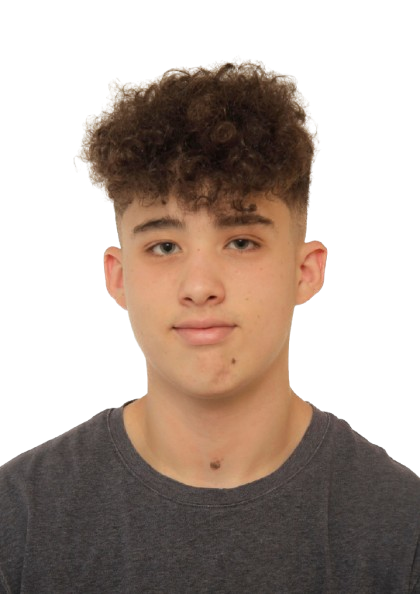
#> input picture assets/source-photo.png, 420 x 594 px; its folder holds 5 pictures in this run
$ python make_ascii_svg.py
#> lines starting #> are read from the running program, lines starting #| are printed output that depends on the picture; after the words box and inside, x2 and y2 are one past the last pixel; in counts of white or black regions, pixels touching at a corner belong together
#!/usr/bin/env python3
"""Convierte assets/source-photo.png en ascii-portrait.svg: un retrato ASCII
monocromo que se imprime fila a fila.

El movimiento vive entero dentro del SVG (SMIL), porque GitHub renderiza los SVG
del README via <img>: no ejecuta JS y bloquea el CSS externo.

La foto ya viene sin fondo, asi que no hace falta rembg. Lo que si hace falta es
CLAHE: una cara con luz plana y ecualizacion global se convierte en un borron sin
rasgos — medido en este mismo retrato antes de meter OpenCV.

Solo se ejecuta a mano, cuando cambia la foto. El cron diario no lo llama, asi que
cv2 y numpy no son dependencias del workflow.

    python scripts/make_ascii_svg.py
"""
from pathlib import Path
from xml.sax.saxutils import escape

import cv2
import numpy as np
from PIL import Image, ImageFilter

ROOT = Path(__file__).resolve().parent.parent
SOURCE = ROOT / "assets" / "source-photo.png"
OUTPUT = ROOT / "ascii-portrait.svg"

COLS = 100
CROP_KEEP = 0.66          # recorte vertical: cabeza y hombros (el torso satura a negro)
CLAHE_CLIP, CLAHE_TILE = 4.0, 12
RAMP = " .`:-=+*csS#%@"   # claro (disperso) -> oscuro (denso)
WHITE_CUT = 232           # por encima de esto, espacio: limpia el fondo

CHAR_W, LINE_H, FONT_SIZE = 8, 15, 13
PAD_X, PAD_TOP = 26, 58
ROW_DUR, ROW_STAGGER = 0.34, 0.075

INK = "#C9D1D9"
CURSOR = "#58A6FF"
FONT = "'JetBrains Mono','SFMono-Regular',ui-monospace,Menlo,Consolas,monospace"


def to_rows(path: Path) -> list[str]:
    """Foto -> lista de filas de caracteres."""
    im = Image.open(path).convert("RGBA")
    box = im.split()[-1].getbbox()
    im = im.crop((box[0], box[1], box[2], box[1] + int((box[3] - box[1]) * CROP_KEEP)))

    inner = im.split()[-1].getbbox()          # el sujeto ya sin torso: reencuadra
    im = im.crop(inner)
    alpha = im.split()[-1]
    mask = alpha.point(lambda v: 255 if v > 140 else 0)

    flat = Image.new("RGB", im.size, (255, 255, 255))
    flat.paste(im, mask=alpha)

    clahe = cv2.createCLAHE(clipLimit=CLAHE_CLIP, tileGridSize=(CLAHE_TILE, CLAHE_TILE))
    grey = Image.fromarray(clahe.apply(np.array(flat.convert("L"))))
    grey = grey.filter(ImageFilter.UnsharpMask(radius=3, percent=140, threshold=2))

    canvas = Image.new("L", grey.size, 255)
    canvas.paste(grey, mask=mask)

    rows = max(1, round(canvas.height / canvas.width * COLS * 0.5))
    small = canvas.resize((COLS, rows), Image.LANCZOS)
    px, top = small.load(), len(RAMP) - 1

    out = []
    for y in range(rows):
        line = "".join(
            " " if px[x, y] >= WHITE_CUT else RAMP[top - round(px[x, y] / 255 * top)]
            for x in range(COLS)
        )
        out.append(line.rstrip())
    while out and not out[0].strip():
        out.pop(0)
    while out and not out[-1].strip():
        out.pop()
    left = min((len(r) - len(r.lstrip()) for r in out if r.strip()), default=0)
    return [r[left:].rstrip() for r in out]


def build_svg(rows: list[str]) -> str:
    grid = max((len(r) for r in rows), default=COLS)
    text_w = grid * CHAR_W
    width = text_w + PAD_X * 2
    height = PAD_TOP + len(rows) * LINE_H + 26

    clips, glyphs, cursors = [], [], []
    for i, row in enumerate(rows):
        y = PAD_TOP + i * LINE_H
        begin = round(i * ROW_STAGGER, 3)
        span = max(1, len(row)) * CHAR_W

        clips.append(
            f'<clipPath id="r{i}"><rect x="{PAD_X}" y="{y - FONT_SIZE}" width="0" height="{LINE_H}">'
            f'<animate attributeName="width" from="0" to="{span}" begin="{begin}s" '
            f'dur="{ROW_DUR}s" fill="freeze"/></rect></clipPath>'
        )
        glyphs.append(
            f'<text x="{PAD_X}" y="{y}" clip-path="url(#r{i})" xml:space="preserve" '
            f'textLength="{len(row) * CHAR_W}" lengthAdjust="spacing">{escape(row)}</text>'
        )
        # bloque que cabalga el borde del barrido y se apaga al terminar la fila
        cursors.append(
            f'<rect x="{PAD_X}" y="{y - FONT_SIZE + 2}" width="{CHAR_W}" height="{FONT_SIZE}" '
            f'fill="{CURSOR}" opacity="0">'
            f'<set attributeName="opacity" to="0.85" begin="{begin}s"/>'
            f'<animate attributeName="x" from="{PAD_X}" to="{PAD_X + span}" begin="{begin}s" '
            f'dur="{ROW_DUR}s" fill="freeze"/>'
            f'<set attributeName="opacity" to="0" begin="{round(begin + ROW_DUR, 3)}s"/></rect>'
        )

    nl = "\n    "
    return f"""<?xml version="1.0" encoding="UTF-8"?>
<svg xmlns="http://www.w3.org/2000/svg" width="{width}" height="{height}"
     viewBox="0 0 {width} {height}" role="img" font-family="{FONT}">
  <title>Alex Mico Robles</title>
  <desc>ASCII portrait printed row by row.</desc>
  <defs>
    <linearGradient id="edge" x1="0" y1="0" x2="{width}" y2="0" gradientUnits="userSpaceOnUse">
      <stop offset="0" stop-color="#1F6FEB"/><stop offset="0.55" stop-color="#58A6FF"/><stop offset="1" stop-color="#8957E5"/>
    </linearGradient>
    {nl.join(clips)}
  </defs>

  <rect x="1" y="1" width="{width - 2}" height="{height - 2}" rx="12" fill="#0D1117" stroke="#30363D" stroke-width="1.5"/>
  <rect x="1" y="1" width="{width - 2}" height="4" rx="2" fill="url(#edge)"/>
  <circle cx="30" cy="32" r="5" fill="#FF5F56"/><circle cx="48" cy="32" r="5" fill="#FFBD2E"/><circle cx="66" cy="32" r="5" fill="#27C93F"/>
  <text x="{width - 26}" y="36" fill="#6E7681" font-size="11.5" text-anchor="end">portrait.sh</text>
  <line x1="20" y1="46" x2="{width - 20}" y2="46" stroke="#21262D" stroke-width="1"/>

  <g fill="{INK}" font-size="{FONT_SIZE}">
    {nl.join(glyphs)}
  </g>
  <g>
    {nl.join(cursors)}
  </g>
</svg>
"""


def main() -> None:
    rows = to_rows(SOURCE)
#> in to_rows, im is the input picture: PIL image 420x594 RGBA; mean R, G, B, A 64.3, 50, 41.1, 137.8
#> in to_rows, `box = im.split()[-1].getbbox()`: box = (0, 54, 420, 594)
#> in to_rows, `im = im.crop((box[0], box[1], box[2], box[1] + int((box[3] - box[1]) *..`:
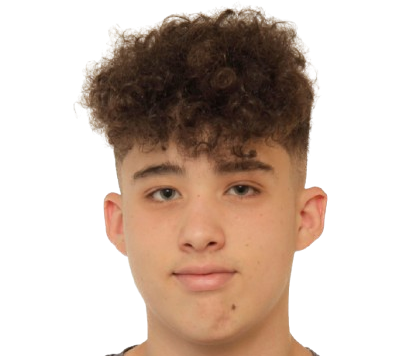
#> im: PIL image 420x356 RGBA; mean R, G, B, A 63.9, 46.3, 34.9, 108.5; transparent parts drawn white
#> in to_rows, `inner = im.split()[-1].getbbox()`: inner = (72, 0, 328, 356)
#> in to_rows, `im = im.crop(inner)`:
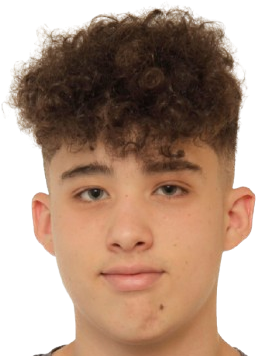
#> im: PIL image 256x356 RGBA; mean R, G, B, A 104.9, 76, 57.3, 178.1; transparent parts drawn white
#> in to_rows, `alpha = im.split()[-1]`:
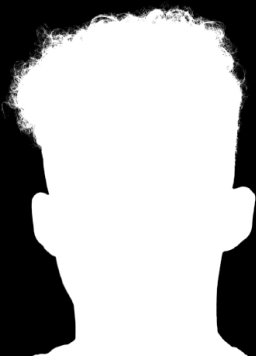
#> alpha: PIL image 256x356 L; min 0, max 255, mean 178.1
#> in to_rows, `mask = alpha.point(lambda v: 255 if v > 140 else 0)`:
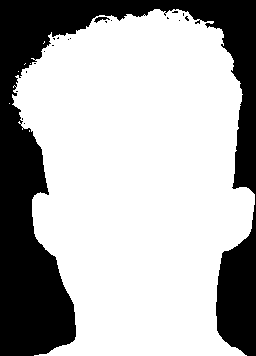
#> mask: PIL image 256x356 L; 69.5% white; 20 black regions (18 under 20 px), largest, box (x1, y1, x2, y2) and area: (0, 0, 256, 356) 27707, (94, 17, 110, 23) 44
#> in to_rows, `flat = Image.new("RGB", im.size, (255, 255, 255))`: flat: PIL image 256x356 RGB; every value is 255
#> in to_rows, `grey = Image.fromarray(clahe.apply(np.array(flat.convert("L"))))`:
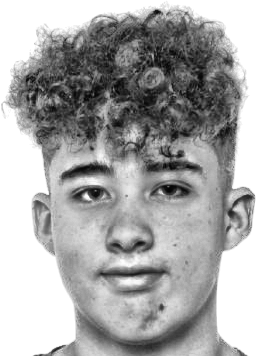
#> grey: PIL image 256x356 L; min 2, max 255, mean 167.2
#> in to_rows, `grey = grey.filter(ImageFilter.UnsharpMask(radius=3, percent=140, thre..`:
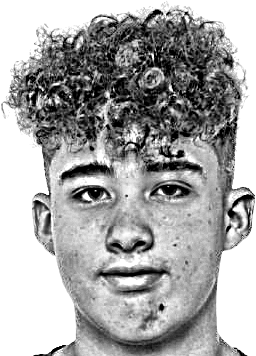
#> grey: PIL image 256x356 L; min 0, max 255, mean 166.6
#> in to_rows, `canvas = Image.new("L", grey.size, 255)`: canvas: PIL image 256x356 L; every value is 255
#> in to_rows, `small = canvas.resize((COLS, rows), Image.LANCZOS)`:
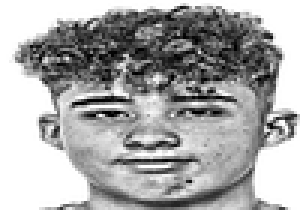
#> small: PIL image 100x70 L (shown 3 times larger); min 0, max 255, mean 167.5
#> in to_rows, `px, top = small.load(), len(RAMP) - 1`: top = 13
#> after the loop in to_rows, `for y in range(rows):`: out = 70 items
#> the loop in to_rows, `while out and not out[0].strip():` made 1 pass
#> after the loop in to_rows, `while out and not out[0].strip():`: out = 69 items
#> in to_rows, `left = min((len(r) - len(r.lstrip()) for r in out if r.strip()), defau..`: left = 4
#> rows = 69 items
    svg = build_svg(rows)
#> in build_svg, `grid = max((len(r) for r in rows), default=COLS)`: grid = 96
#> in build_svg, `text_w = grid * CHAR_W`: text_w = 768
#> in build_svg, `width = text_w + PAD_X * 2`: width = 820
#> in build_svg, `height = PAD_TOP + len(rows) * LINE_H + 26`: height = 1119
#> the loop in build_svg, `for i, row in enumerate(rows):` made 69 passes
#> (y, begin, span) on passes 1 to 12: (58, 0, 464), (73, 0.075, 560), (88, 0.15, 576), (103, 0.225, 640), (118, 0.3, 664), (133, 0.375, 672), (148, 0.45, 672), (163, 0.525, 664), (178, 0.6, 680), (193, 0.675, 688), (208, 0.75, 696), (223, 0.825, 704)
#> after the loop in build_svg, `for i, row in enumerate(rows):`: clips = 69 items
    OUTPUT.write_text(svg, encoding="utf-8")
    print(f"{OUTPUT.relative_to(ROOT)} · {len(rows)} filas x {COLS} cols · {len(svg.encode()):,} bytes")
#| ascii-portrait.svg · 69 filas x 100 cols · 46,141 bytes


if __name__ == "__main__":
    main()
